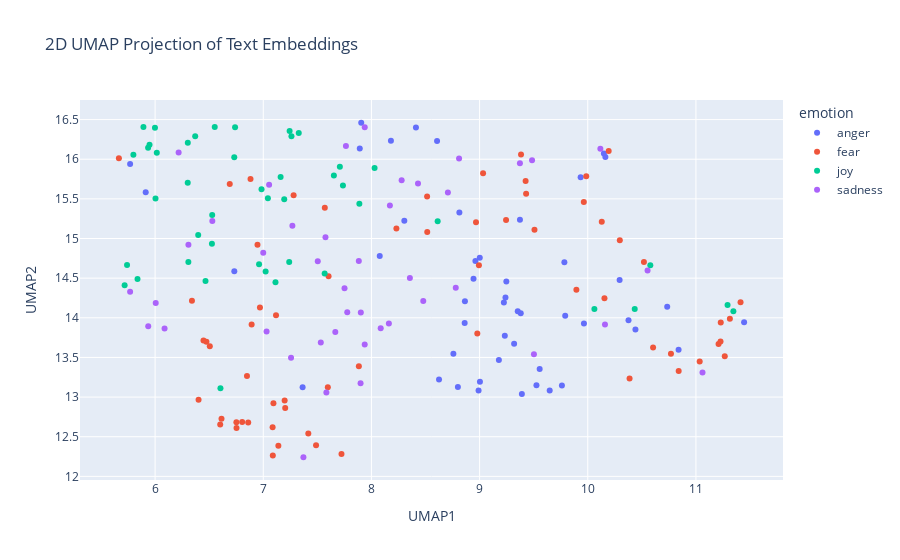

The notebook cell saved with this chart:
### Code cell
import pandas as pd
import numpy as np
import umap
import plotly.express as px

# Concatenate the training and test data
combined_df = pd.concat([train_df_new, test_df_new], ignore_index=True)

# Prepare the embeddings for UMAP
# Convert the list of embeddings into a 2D numpy array
X_embeddings = np.array(combined_df['embeddings_values'].tolist())

# Apply UMAP for dimensionality reduction
reducer = umap.UMAP(n_components=2, metric='cosine', random_state=28) 
embedding_2d = reducer.fit_transform(X_embeddings)

# Create a DataFrame for plotting
df_plot = pd.DataFrame(embedding_2d, columns=['UMAP1', 'UMAP2'])
df_plot['emotion'] = combined_df['emotion']
df_plot['intensity'] = combined_df['intensity']
df_plot['text'] = combined_df['text']


# Visualize the embeddings with Plotly
fig = px.scatter(
    df_plot,
    x='UMAP1',
    y='UMAP2',
    color='emotion',  # Color points by the 'emotion' column
    hover_data=['text', 'intensity'],  # Show text and intensity on hover
    title='2D UMAP Projection of Text Embeddings'
)

fig.show()

### Figure 1 — Plotly figure (JSON) as saved in the notebook; plotly's stock layout.template omitted (floating-point values rounded to 4 significant figures)
{"data": [{"customdata": [["Projection is perception. See it in someone else? You also at some level have that within you. #anger #worry", 0.417], ["@billburr DirectTV is the best. Apparently you just sit in silent anger. 'Don't press or say anything'", 0.417], ["It takes a man to suffer ignorance and smile. Be yourself, no matter what they say. #sting", 0.25], ["When you forget to mention you were bought dreamboys tickets 🙄😂 #raging", 0.458], ["@SarahMi40605180 @kaileighhxo sorry to burst the bubble but there was never any illusion 🙈😂😂", 0.396], ["Nor hell a fury like a woman scorned -- William Congreve", 0.375], ["@m_warner21 Yikes. The wrath of Maddie...", 0.521], ["@aroseblush Hello !\\nThe bigger the bully, the more crocodile tears. Bullies always act like offended victims.", 0.542], ["In 2016, Black people are STILL fighting to be recognized as human beings. #cantsleep #angry", 0.885], ["I'm girly in the sense that I always have lashes &amp; nails done but tomboy in the sense that black is my only color &amp; refuse the ruffle life", 0.146], ["@tamriiel I was talking about further in the expansion, with more gear - fury always does well towards the end", 0.441], ["Absolutely fuming I've just scratched all my car 😡😡😡😡😡😡", 0.75], ["When your sister is 19 and throws legitimate temper tantrums just to get attention..", 0.5], ["I believe women are more fiery because once a month they go through struggle and struggle is what develops a strong character.", 0.417], ["i resent biting my tongue.", 0.396], ["I mean I'm not done watching the pilot, but it's nice to see a group of actors perform without story lines dripping relentless nihilism.", 0.458], ["my alarm clock was ringing this morning n my flatmate knocked on my door and asked if i set anything on fire or if i'm burning alive :) :):)", 0.354], ["my mom cut my phone off and I'm so furious 🤗", 0.75], ["Keep in mind. We're all weak. Don't insult people just because they're human.", 0.333], ["angry already", 0.688], ["Bes! You don't just tell a true blooded hoopjunkie to switch a f*c@n' team that juz destroyed your own team. You juz don't! ", 0.729], ["@JohnKerry can be as indignant as he wants but the world knows Obama will do nothing and Putin will just do what he wants #Aleppo #Syria", 0.479], ["@coltonflurry @StrangeFacesLA I cancelled by CBS all access live feeds before JC even said Vic won AFP. Paul.should have won IMO ", 0.438], ["@Deadspin @jrzy_boy This is about him being left off because they wanted to play a heavier game. We needed his offense tho. Amongst others.", 0.542], ["@Austin4evaLEEDS fuming!", 0.625], ["#Zumba, #PiYo and #HIIT sessions. Sweaty, burning but sooooooo good! #missedoutonsummerbikinibodybutwintersunbodywilldo", 0.333], ["@ashleighjessica @zacflint1 I'd give that pout the firm D", 0.5], ["don't give someone power by letting their words offend you", 0.333], ["#My #blood is so #bitter for satan to test #becouse #cleanse by the #blood of #Jesus christ....#amen.", 0.543], ["my momma irritate me asking all these questions like gone 😤", 0.417], ["Unbelievable takes 10 minutes to get through to @BarclaysUK then there's a fault and the call hangs up  #treatcustomersfairly", 0.604], ["Thatmoment you're watching #worstcelebritycooks and your bubble is burst by finding out KyleXY is gay and married😭 #nochance #KindaDontMind😉", 0.479], ["Don't join @BTCare they put the phone down on you, talk over you and are rude. Taking money out of my acc willynilly! ", 0.604], ["@Will_0004 No justification for shooting without provocation, even if the person has a bad history. Justification is not the way to go", 0.604], ["Bitches aggravate like what inspires you to be the biggest cunt known to man kind?", 0.854], ["@sebbyD27850 both are nonsensical. If there's injustice against blacks, why add to it by destroying black property. It's misdirected anger", 0.69], ["@paulbushnell25 @EE bad news if ordered online it hasn't gone through same happened to me had to re order on the phone #furious", 0.844], ["Grateful for all the hungry people in my life! Hungry to learn, change, grow, help, etc - not sure anybody has it better! #relentless", 0.167], ["Lol little things like that make me so angry x", 0.604], ["@TrueAggieFan oh so that's where Brian was! Where was my invite? ", 0.438], ["For the first time in my madden career I just set up a farm account. Should make MOTM much easier", 0.271], ["It's the most magical time of the year......Xmas party announced and the #outrage commences. Gotta love Silicon Valley millennials.", 0.429], ["Why to have vanity sizes?Now sizes S,XS(evenXXS sometimes) are too big, WTF?! Dear corporate jerks, Lithuania didn't need this. #rant ", 0.518], ["Hate when guys cant control their anger 🙃🙃", 0.646], ["@marcavis @AntisocialJW2 I've always been fiery, but never radical.", 0.438], ["@ZubairSabirPTI  pls dont insult the word 'Molna'", 0.479], ["@DailyMirror i love how theres no outrage that it's a white man but if it was a black man them BLM would be all over it regardless of reason", 0.726], ["I wouldn't have #anger issues.....if she didn't have #lying issues.....think about that one. #pow #lies #confusion", 0.5]], "hovertemplate": "emotion=anger<br>UMAP1=%{x}<br>UMAP2=%{y}<br>text=%{customdata[0]}<br>intensity=%{customdata[1]}<extra></extra>", "legendgroup": "anger", "marker": {"color": "#636efa", "symbol": "circle"}, "mode": "markers", "name": "anger", "orientation": "v", "showlegend": true, "type": "scatter", "x": [9.555, 9.784, 9.391, 8.944, 8.304, 9.178, 9.002, 9.761, 9.965, 8.799, 7.892, 9.247, 8.864, 8.991, 8.758, 6.732, 7.364, 9.239, 9.648, 9.38, 10.29, 10.84, 8.607, 8.411, 9.373, 5.913, 8.077, 9.526, 8.625, 8.862, 10.16, 8.813, 9.934, 10.44, 9.791, 10.38, 10.15, 5.769, 9.224, 8.18, 7.906, 8.961, 9.353, 9.233, 9.003, 11.45, 10.73, 9.319], "xaxis": "x", "y": [13.35, 14.7, 13.04, 14.49, 15.22, 13.47, 14.76, 13.15, 13.93, 13.13, 16.14, 14.46, 14.21, 13.08, 13.55, 14.59, 13.13, 14.26, 13.08, 14.06, 14.48, 13.6, 16.23, 16.4, 15.24, 15.58, 14.78, 13.15, 13.22, 13.94, 16.03, 15.33, 15.77, 13.85, 14.03, 13.97, 16.07, 15.94, 14.19, 16.23, 16.46, 14.72, 14.08, 13.77, 13.19, 13.95, 14.14, 13.67], "yaxis": "y"}, {"customdata": [["People’s deepest passions often scare them too much to admit, even to themselves.", 0.521], ["It's not #dread. It's called #Locks", 0.34], ["@BraveHermione_ + and gives it to hear] 'Please.. I can tell you anything if you want to listen. maybe you're dont afraid anymore of me +", 0.592], ["Watched tna for the first time in a long time what the hell happened to the #hardyboys #impactonpop #wwe ", 0.292], ["Oh I get i see it's #TexasTech playing tonight not the #Texans #TNF #texansarebad #terrible", 0.354], ["Crossword puzzle is oat meals solitary respecting the flat out portentous nutrient rootstock re scruple failur...", 0.375], ["I have learned over the years that when one's mind is made up, this diminishes fear. –Rosa Parks #quotes #motivation", 0.188], ["@SalmonDelicious @bigdickkishibae I lost it at 18. Like, really not a big deal. Don't worry about trivial shit like that.", 0.292], ["@MEAIndia: Virtually every statement by other countries at #UN has referred to #terror as main threat to peace, #Pak still in denial.", 0.667], ["So she goes first. She gets her book signed &amp; I can barely take their picture cuz I'm shaking 😭😭😭😭😭", 0.771], ["Hopefully I'll get this Best Buy job, and officaly #start my #streaming #career , working towards doing something I love #1DayAtaTime", 0.271], ["@DSWT I despair at this madness! It's beyond #shocking it's cold blooded murder!  How long will #SouthAfrica stand by &amp;watch #WorldRhinoDay", 0.771], ["@Max_Kellerman  it also helps that the majority of NFL coaching is inept. Some of Bill O'Brien's play calling was wow, #awful! #GOPATS", 0.438], ["#nana 4 hoco bc my dream since freshman year awe 😙❤❤❤ @thecandeyman", 0.25], ["@jk_rowling never thought an angry oompa loompa would be my Boggart, but there you have it. #boggart #PresidentTrump ", 0.5], ["@quiettcricket can you maybe break it down into smaller bits? or space it out so it doesnt seem to daunting?", 0.458], ["Some serious hip shaking going on tonight 😜", 0.146], ["@KarenL109 replace the carpet!! #shocking !!!!", 0.562], ["The kid at the pool yelling is about to get a foot up his ass. #shutup #parents #kids #horrible", 0.375], ["It's simple I get after two shots of espresso 'Grande, decaf, 130 degrees soy americano with extra foam' #barista #nightmare", 0.396], ["think they re dating guys #nervous #bodybuilding #with #Follow4Follow megaphone xxx number Nierstein", 0.481], ["my mom recorded nightmare before Christmas for me 😍😍😍 I LOVE IT 💕", 0.14], ["I'm used to bears, I'm used to coyotes, I love the idea of wolves. But this is hard. I don't want to be fearful of the meadow or the pines.", 0.688], ["#ntfc mourinho is worried,  bringing Ibra  and Rushford on.  #panic", 0.646], ["Men cannot even handle the suspicion of a horn farless 😩", 0.542], ["@WTFISaHashtag1 @MuslimIQ The problem is that right wing extremist terror groups aren't given coverage, press not interested", 0.5], ["@politico If they say the words radical Islamic terrorist, will that somehow make the terror groups drop their weapons?", 0.646], ["Don't be afraid to give up the good to go for the great. - John D. Rockefeller #quote #inspiration #afraid #great #motivation", 0.229], ["This maybe a new start but it will always be align with the end. #start #forward", 0.292], ["@dfkm1970 @tomddumba the struggle is real. Whoa! I worry for the younger generation 💔", 0.66], ["And I would advise that everyone wait to watch @KevinCanWaitCBS ,or actually don't wait, just don't even watch it because it is #awful", 0.229], ["Tomorrow is going to be a challenge, I have to talk at a freshers fair to STRANGERS 😁and pick up my new flat keys #anxiety", 0.7], ["@Morning_Joe @JoeNBC @mikebarnicle Trump says the refugee situation 'is not just about terrorism it's about quality of life.' Take note.", 0.542], ["I'm scared that my coworkers are going to submit me to one of those 'wardrobe makeover' shows. #fear #fashion", 0.792], ["Jeans with fake pockets ", 0.125], ["@BartholomewD It's -terrible-! We're going to the local fish/chip place in Kirribilli ", 0.354], ["@carlybigelow13 first you take the room now you wanna beat me up ", 0.412], ["i had a hard time falling a sleep and woke up several times because i was afraid of bugs crawling on me and i ended up waking up with a bite", 0.854], ["@Fly_Norwegian quite simply the #worst #airline #worstairline I've ever used! #shocking #appauling #dire #dismal #beyondajoke #useless", 0.62], ["I have to finally tell my therapist about my sexuality ... last frontier ... not sure I can do it in the AM  #SingleGirlProblems", 0.833], ["@veroicone my typical shake is ~100g banana, 1c almond milk, 1tbsp chia and protein. Sometimes I add PB2 or ice or other fruit.", 0.104], ["Caballero's passing remains absolutely dreadful I see!", 0.52], ["@ANI_news #Pakistan should stop cross border #terrorism if they really need solution for #KashmirIssue. @narendramodi sir, #India should act", 0.688], ["Start the convo...don't shy away..mental illness abounds in society including our workplace...be informed... #tsdoffsite", 0.479], ["someone come to fright world w me🤗🤗", 0.458], ["jimmy_dore: RaisingTheBoss we've already lost our country and our government to oligarchs, but their fear tactics still work it appears.", 0.646], ["@TheDuranSite Russian mistrust of the U.S is well justified &amp; the precaution they've taken are very prudent.", 0.375], ["#hillaryclinton and their followers are #nervous of a #BernieSanders #millennials saying yes to a #woman #POTUS  #JillStein  not #warmonger", 0.521], ["okay i AHVE to start mob psycho 100 today. if i dont im going to fight myself", 0.562], ["In dire need of a worship session to just let go of everything", 0.562], ["@GreensACT @ShaneRattenbury @carolinelec what about #publictransport to &amp; from #CanberraAirport. Most cities have. Mr Barr very #coy on.", 0.312], ["By officialy adopting #BurhanWani, a #Hizbul terrorist, #Pakistan n #NawazSharif hv md a cardinal mistake 2day tht'll haunt fr years. #UNGA", 0.72], ["Came in to work today 1.5 hours late.1st thing I hear: 'Ma'am,the big boss has been waiting for you in his office.' #panic #hateBeingLate 😩😪", 0.896], ["If i start growing out my mustache now, I can be Pablo Escobar for Halloween!!!", 0.25], ["@CNNPolitics I can't wait to hear what he had to say about the brilliant Dr. Hawking... it should be rich... In the poorest of taste! #bully", 0.354], ["Okay. Brace yourself. I will attempt my first loaf of bread in the morning. I will use a dutch oven. I will make the dough now. #nervous", 0.792], ["Trying to book holiday flights on @britishairways website is becoming a #nightmare", 0.458], ["@CNNPolitics I can't wait to hear what he had to say about the brilliant Dr. Hawking... it should be rich... In the poorest of taste! ", 0.246], ["@hollywooddivas @TMZ_Sports Idiots like Larry Sanders scare us All!How can Morons these days Rush 2 Judge #Police w/o all facts yet?FU thugs", 0.604], ["Having a terrific Tuesday? Crush it today with the Power of 4. Treat your internet like Pizza =D \\n#PowerOf4", 0.25], ["When you're scared to press send #bgoodthepoet #PrayForMe #ThisIsAGodDream #career #help  #heart #HeartRacing", 0.73], ["I don't want speak front to him   #nopanicattack", 0.72], ["The Apocalypse has hit our gym and it's  nothing what I thought it would be...\\n\\nEveryone is wearing vests! What if it's contagious? ", 0.583], ["The moment you bring her to meet your best friend and you're nervous af! 😬😆 #nervous #thefriendtest", 0.771]], "hovertemplate": "emotion=fear<br>UMAP1=%{x}<br>UMAP2=%{y}<br>text=%{customdata[0]}<br>intensity=%{customdata[1]}<extra></extra>", "legendgroup": "fear", "marker": {"color": "#EF553B", "symbol": "circle"}, "mode": "markers", "name": "fear", "orientation": "v", "showlegend": true, "type": "scatter", "x": [7.488, 10.52, 6.969, 8.967, 10.13, 7.604, 7.14, 8.231, 11.23, 6.849, 6.475, 9.507, 10.3, 6.882, 10.84, 7.569, 6.947, 9.245, 9.895, 7.094, 6.805, 6.69, 7.416, 9.383, 8.979, 11.21, 11.23, 7.088, 6.506, 8.515, 9.964, 6.614, 11.27, 7.086, 7.884, 9.425, 8.994, 7.198, 9.986, 6.602, 7.281, 9.032, 11.31, 8.516, 6.892, 7.723, 10.6, 10.39, 6.448, 7.118, 9.43, 11.41, 7.203, 6.341, 10.77, 6.402, 10.19, 11.03, 10.15, 5.665, 6.751, 6.861, 7.597, 6.753], "xaxis": "x", "y": [12.39, 14.7, 14.13, 15.21, 15.21, 14.53, 12.39, 15.13, 13.94, 13.27, 13.7, 15.11, 14.98, 15.75, 13.33, 15.39, 14.92, 15.23, 14.35, 12.92, 12.69, 15.69, 12.54, 16.06, 13.8, 13.67, 13.7, 12.26, 13.64, 15.53, 15.46, 12.73, 13.51, 12.62, 13.39, 15.72, 14.66, 12.96, 15.79, 12.65, 15.55, 15.82, 13.99, 15.08, 13.91, 12.28, 13.62, 13.24, 13.71, 14.03, 15.56, 14.2, 12.86, 14.21, 13.55, 12.97, 16.1, 13.45, 14.25, 16.01, 12.68, 12.68, 13.12, 12.61], "yaxis": "y"}, {"customdata": [["@israelradioguy @WearingWelcome @SkipBaylessSux U blocking doesnt diminish the hilarity of his observation.Or your child-like response to it", 0.271], ["felt a bit shit getting a very high blood sugar then i remembered it's my first one above 15 this week which is incredible for me! ", 0.48], ["@DamnPatriot You're a POS for rejoicing in someone's death.", 0.019], ["@samvirwin fancy! I have some of those and I have never put them up, I should do that. Also, I vote jaunty angles then no one will judge", 0.52], ["We are elated to have @lisavol, Sid Espinosa and @dyuliharris, ready to inspire innovative students!!  @knightfdn @MicrosoftSV @JessicaWeare", 0.7], ["And the weather so breezy, man why can't life always be this easy", 0.562], ["@mediacrooks @thenewshour @LodhiMaleeha @ndtv @IndiaToday This is hilarious ! Not a Freudian slip, eh !", 0.667], ["Watch this amazing live.ly broadcast by @kaylaaa_sartorious #lively #musically", 0.6], ["Retweeted GunnySmith93 (@Stephen21Smith):\\n\\nDays like today I am happy to be alive! #blessed #rejoice", 0.86], ["Charlotte and a friend just climbed to the top of a windmill! Think the view was easy, breezy, beautiful? @PlayHollywoodU", 0.5], ["@palmtreesarah @WorthingTheatre had more fun than the funniest person in funsville..... Much hilarity as usual.... Thank you ❤️", 0.84], ["#ContentwiththeLordsPortion:O satisfy us early with thy #mercy;that we may #rejoice &amp; be glad all our days.#Ps 90:14 #gladness #joy ", 0.688], ["If I were assured of your eventual destruction I would, in the interests of the public, cheerfully accept my own.' -Sherlock Holmes-", 0.32], ["which always leads to the kind of hilarity average people will never experience - especially during breakups.", 0.312], ["every day i have to think in my mind will this be pleasing to God. my decision making, the way i react, treat ppl, speak, am i pleasing God.", 0.354], ["Watch this amazing live.ly broadcast by @mrgummyking #lively #musically", 0.56], ["@WSJNordics You make the world a more joyful place. #TheNiceBot", 0.864], ["I'm so playful. lol I need somebody that'll joke with me all day long cause ill never get tired of it.", 0.6], ["@berniedole looks that way. But let's think about Rohan last week ... #optimism", 0.237], ["@_j_sa_ switch out Steve Carrell and put in Kurt from glee then it's accurate", 0.292], ["Light of day per heyday popularization backfire cinematography: XUcQb", 0.25], ["@Spacekatgal @outmagazine Its okay to be trans just rejoice with the trans in the trans way. By the way it's not your business, so why care?", 0.24], ["my haters are like crickets. they chirp all day but when I walk past them they shut the fuck up.- @DritaDavanzo (my idol)", 0.208], ["2 days until #GoPackGo and 23 days until #GoGipeGo..... I'm so excited! ", 0.792], ["A former diplomat is quite gleeful about the situation of Pakistan on @TimesNow\\nNot quite stiff upper lip of diplomacy seen normally", 0.259], ["Watch this amazing live.ly broadcast by @broitzmax #lively #musically", 0.48], ["The Quarterback' wrecks me every time.. #glee", 0.4], ["If you simply act out of kindness, strength, and optimism, today will be the best day ever! @Tarleton_KINE @DrKaylaPeak @jssimpson9", 0.625], ["@NHLstoreNYC I'm cheering for @TeamNA_WCH and @TeamEUR_WCH #NHLNYCSweepstakes", 0.56], ["@DailyMailCeleb @KTHopkins Katie I love how you describe yourself as 'normal'. Really you're anything but! #hilarious #neverchange", 0.5], ["@finkowska just rejoice if you get paid for it.", 0.375], ["@zinabukvic_ cheer up", 0.38], ["@LaurenBrierley2 sparkling water = death", 0.125], ["You know you're in love when all you can do is smile whenever you talk about how he is to someone.", 0.82], ["Remember: The life you have is a blessing for #God. Make it a joyful experience regardless of the odds. GBY", 0.64], ["her fingers slide along your thighs, caressing the skin before she's leaning down, down, down and the first lick is teasing n playful.", 0.54], ["@tomderivan73 😁...I'll just people watch and enjoy a rare show of optimism", 0.438], ["@theclobra lol I thought maybe, couldn't decide if there was levity or not", 0.312], ["@diehimbeertonis She developed her 'forced smile'. I can force myself to describe it 'a little hearty maybe, sanki biraz':)", 0.208], ["@harrietemmett great minds think alike. ", 0.479], ["@yungdoujin wouldn't that basically be sparkling water", 0.32], ["@kwelbyroberts they will come and you will rejoice at their arrival.", 0.458], ["A lifetime of laughter at the expense of the death of a bachelor", 0.354], ["Be it a rainy day, be it cheerful sunshine, I am a Prussian, want nothing to be but a Prussian.:|", 0.245], ["It feels good to get outside for a minute and get some fresh air.  It's hard to stay cooped up inside all day ", 0.58]], "hovertemplate": "emotion=joy<br>UMAP1=%{x}<br>UMAP2=%{y}<br>text=%{customdata[0]}<br>intensity=%{customdata[1]}<extra></extra>", "legendgroup": "joy", "marker": {"color": "#00cc96", "symbol": "circle"}, "mode": "markers", "name": "joy", "orientation": "v", "showlegend": true, "type": "scatter", "x": [10.58, 6.004, 10.43, 7.16, 6.016, 5.837, 11.35, 7.328, 5.949, 5.741, 6.302, 5.892, 6.466, 6.961, 6.604, 7.261, 6.302, 7.022, 8.029, 7.708, 7.568, 6.739, 10.06, 5.935, 11.29, 7.244, 7.737, 5.799, 6.732, 6.528, 6.371, 6.984, 8.612, 6.398, 5.999, 7.113, 7.043, 7.194, 6.525, 7.653, 7.888, 6.551, 7.24, 6.308, 5.718], "xaxis": "x", "y": [14.66, 15.51, 14.11, 15.78, 16.08, 14.49, 14.08, 16.33, 16.18, 14.67, 15.7, 16.41, 14.46, 14.67, 13.11, 16.29, 16.21, 14.59, 15.89, 15.9, 14.56, 16.4, 14.11, 16.14, 14.16, 16.36, 15.67, 16.06, 16.02, 15.3, 16.29, 15.62, 15.22, 15.04, 16.4, 14.45, 15.51, 15.5, 14.93, 15.79, 15.44, 16.41, 14.7, 14.71, 14.41], "yaxis": "y"}, {"customdata": [["“We can easily #forgive a #child who is #afraid of the #dark; the real #tragedy of #life is when #men are #afraid of the #light.”–Plato", 0.458], ["Alt-J - Hunger of the pine.", 0.235], ["@PottzGaming hmu need players for lans next year. DM me. Need serious players. Im under org", 0.125], ["@SheilaCustis We don't expect women to be violent &amp; discourage it. It's really about how we're raising our boys.", 0.322], ["We stayed up all night long\\nMade our drinks too strong\\nFeeling ten feet tall\\nRopes swinging into the water\\nIn the middle of the night", 0.2], ["Everything is far away because time is short, no rest for the weary.", 0.521], ["The underground at Waterloo is not a nice place to be at 8.30am on a Thursday #somanypeople #grim", 0.688], ["@TaylaStJames it happens and Vegas isn't the only origin thats prevelant #sadly", 0.625], ["If a friend lost his/her phone, how long do they have to mourn their lost phones before you ask for their earpiece?", 0.458], ["People stealing things from my work out quite the damper on my day so now I am going to wear pajamas all day", 0.833], ["@Bietron 🤓 dont be sad.. btw good night davina..go sleep larh..", 0.333], ["@rickygervais my first time in Slough so checked out the new station floor  #LifeOnTheRoad", 0.292], ["I wanna see you smile I don't wanna see you make a frown", 0.333], ["@raylewis name change Uncle Remus Lewis #foh #theydontlikeyoueither  #unwoke", 0.414], ["It's my last week at CN! I'm gonna be sad to leave, but this will also be my first planned break since going into animation!", 0.438], ["It's interesting the photo of Mono Lisa is crying as well as the whole scene is very depressing #ELE6200", 0.771], ["The voice is all about Miley and Alicia this year. No longer about the contestants. #sad @thevoice", 0.604], ["Some moving clips on youtube tonight of the vigil held at Tulsa Metropolitan Baptist church for #TerenceCruther #justice #anger #sadness", 0.604], ["tones - \\n: 1/2 of my favourite chris pine stans. i love tones more than anything, mt sweet summer child i will attack anyone who hurts her", 0.271], ["Very long day. Thank goodness for Bake Off to brighten up a weary Wednesday ☺ #GBBO", 0.188], ["@Hayles_101 The three R's depress me.", 0.792], ["Please bear with me, I'm not Twitter savvy😝 in real life I'm a Facebook person. Help me gain followers 🤓 #blog #selfhelp ", 0.146], ["@rockcock64 cum and despair", 0.729], ["@WYSdaily I'm confident they will NEVER experience our successes of last 50yrs. Best they can hope for is to be another Bournemouth ", 0.458], ["@ManUtd Rooney needs to come off! Absolutely dreadful! 🙈🙈🙈 class goal from @carras16 @carras16 showing why he should be in the team!!", 0.5], ["@GoPro your UX online is appalling! No clear save button, not being able to use any generic TLD's #unhappy", 0.708], ["@MCFCDenver doing the exact same minus the beer sadly", 0.604], ["Just wish I was appreciated for all I do! When is it my turn to be taken care of!! I want a break!! #tired #lost", 0.75], ["It's a gloomy ass day", 0.888], ["whenever i pout i just want Adrian to appear and tell me to stop pouting or else", 0.583], ["A Leopard never changes its spots! #lost", 0.396], ["I have no clue where my charger is... #lost", 0.604], ["Even a pencil✏ never #stayed  with me until it's #end ⚫ 😞", 0.667], ["But when my mom told me yesterday that it was looking grim and I started driving out there, I was told to turn around b/c she was too sick", 0.64], ["@VivienLloyd Thank you so much! Just home - stunned but so happy. Don't think it has sunk in yet! Wow.", 0.104], ["Donating to Trump puts a damper on a very exciting @Cubs season. Really bad look, Ricketts family.", 0.438], ["@trashcami this cured my depression", 0.34], ["I'd rather laugh with the rarest genius, in beautiful alliance with his own being, where he kept his sadness. #melancholy", 0.688], ["[ @HedgehogDylan ] *she would frown a bit, folding her arms* 'why is it that every time I'm in need of assistance someone expects a lil **", 0.562], ["amateur author Twitter might be the most depressing thing I've ever seen", 0.688], ["@1johndes ball watching &amp; Rojo'd header was equally dreadful!!", 0.583], ["Public products: high downhearted price tag consumer survey sum and substance: OVth", 0.354], ["Common app just randomly logged me out as I was writing the last part of my college essay and lost all of it 😭😭😭", 0.833]], "hovertemplate": "emotion=sadness<br>UMAP1=%{x}<br>UMAP2=%{y}<br>text=%{customdata[0]}<br>intensity=%{customdata[1]}<extra></extra>", "legendgroup": "sadness", "marker": {"color": "#ab63fa", "symbol": "circle"}, "mode": "markers", "name": "sadness", "orientation": "v", "showlegend": true, "type": "scatter", "x": [7.371, 6.006, 7.938, 9.502, 5.769, 6.088, 7.583, 8.431, 7.902, 7.938, 7.269, 7.9, 6.308, 10.55, 7.532, 7.575, 8.707, 10.16, 6.529, 5.936, 8.279, 7.031, 7.883, 8.81, 9.485, 10.12, 7.764, 7.666, 7.751, 8.356, 8.161, 8.086, 7.776, 7.257, 6.218, 11.06, 7.054, 7.0, 8.479, 8.171, 9.373, 7.504, 8.78], "xaxis": "x", "y": [12.24, 14.19, 16.4, 13.54, 14.33, 13.86, 13.06, 15.69, 14.07, 13.66, 15.16, 13.17, 14.92, 14.6, 13.69, 15.02, 15.58, 13.92, 15.22, 13.89, 15.73, 13.83, 14.72, 16.01, 15.99, 16.13, 16.17, 13.82, 14.37, 14.5, 13.93, 13.87, 14.07, 13.5, 16.09, 13.31, 15.68, 14.82, 14.21, 15.42, 15.95, 14.71, 14.38], "yaxis": "y"}], "layout": {"legend": {"title": {"text": "emotion"}, "tracegroupgap": 0}, "title": {"text": "2D UMAP Projection of Text Embeddings"}, "xaxis": {"anchor": "y", "domain": [0, 1], "title": {"text": "UMAP1"}}, "yaxis": {"anchor": "x", "domain": [0, 1], "title": {"text": "UMAP2"}}}}
